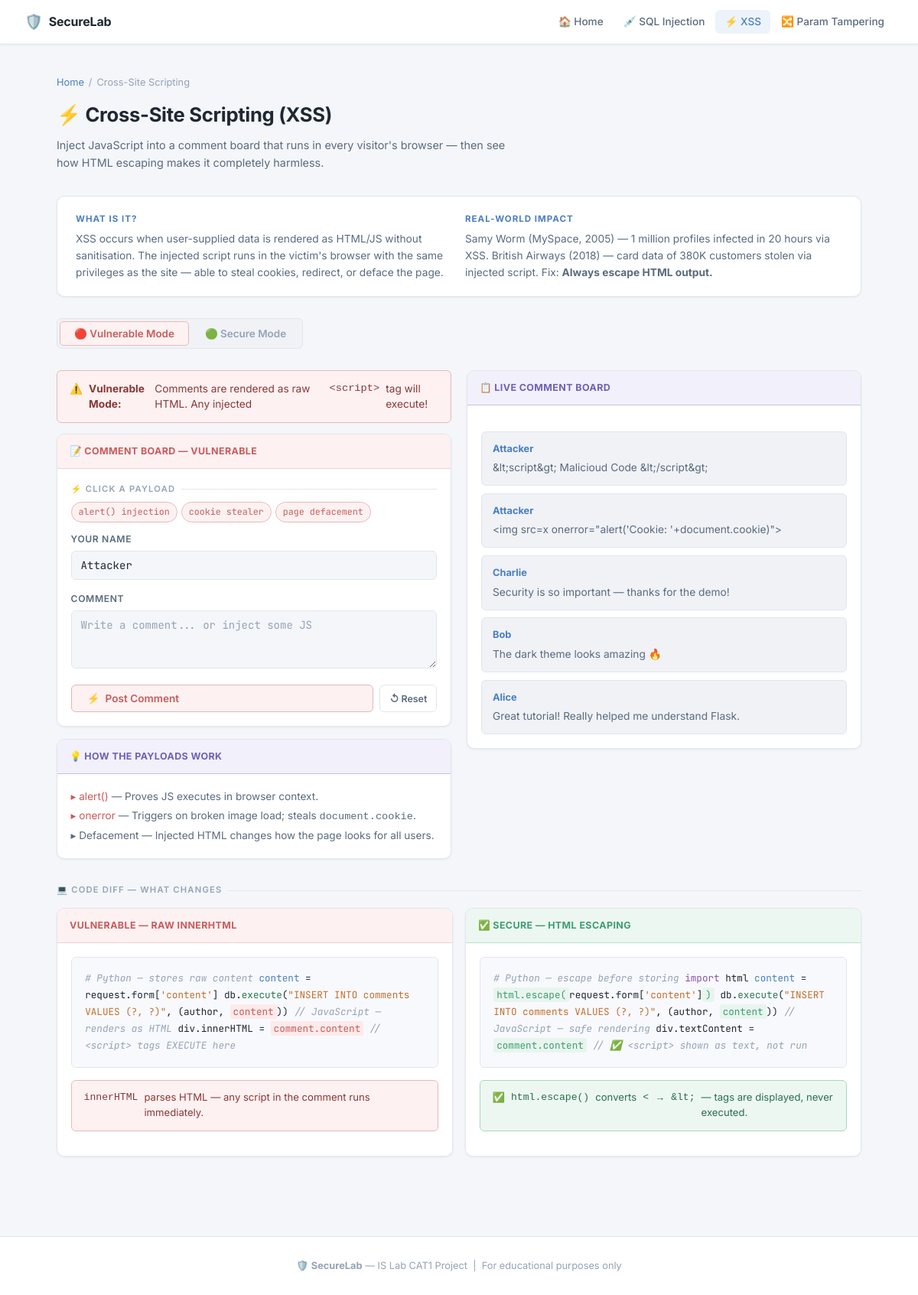
Screenshot of /xss with the database file from the repository.
### tables this page shows
CREATE TABLE comments (
            id        INTEGER PRIMARY KEY AUTOINCREMENT,
            author    TEXT NOT NULL,
            content   TEXT NOT NULL,
            timestamp TEXT NOT NULL DEFAULT (datetime('now','localtime'))
        );

### app.py (the view)
@app.route('/xss')
def xss():
    conn = get_db()
    comments = conn.execute(
        "SELECT * FROM comments ORDER BY id DESC"
    ).fetchall()
    conn.close()
    return render_template('xss.html', comments=comments)

### database.py (called while the page is built)
def get_db():
    conn = sqlite3.connect(DB_PATH)
    conn.row_factory = sqlite3.Row
    return conn

### templates/xss.html (shortened to what this page needs)
{% extends "base.html" %}
{% block content %}
<div class="page-header">
  <div class="breadcrumb">
    <a href="{{ url_for('index') }}">Home</a> / <span>Cross-Site Scripting</span>
  </div>
  <h1>⚡ Cross-Site Scripting (XSS)</h1>
  <p>Inject JavaScript into a comment board that runs in every visitor's browser —
     then see how HTML escaping makes it completely harmless.</p>
</div>
<div class="info-box">
  <div class="info-section">
    <h4>What is it?</h4>
    <p>XSS occurs when user-supplied data is rendered as HTML/JS without sanitisation.
    The injected script runs in the victim's browser with the same privileges as the site —
    able to steal cookies, redirect, or deface the page.</p>
  </div>
  <div class="info-section">
    <h4>Real-world impact</h4>
    <p>Samy Worm (MySpace, 2005) — 1 million profiles infected in 20 hours via XSS.
    British Airways (2018) — card data of 380K customers stolen via injected script.
    Fix: <strong>Always escape HTML output.</strong></p>
  </div>
</div>
<div class="mode-toggle" id="modeToggle">
  <button class="mode-btn active-vuln" id="btnVuln" onclick="setMode('vuln')">
    🔴 Vulnerable Mode
  </button>
  <button class="mode-btn" id="btnSecure" onclick="setMode('secure')">
    🟢 Secure Mode
  </button>
</div>
<div class="demo-layout">
  <div>
    <div class="alert alert-danger" id="vulnAlert">
      ⚠️ <strong>Vulnerable Mode:</strong> Comments are rendered as raw HTML.
      Any injected <code>&lt;script&gt;</code> tag will execute!
    </div>
    <div class="panel">
      <div class="panel-header vuln" id="formHeader">📝 Comment Board — Vulnerable</div>
      <div class="panel-body">
        <div id="payloadsSection">
          <p class="section-title" style="font-size:0.7rem; margin-bottom:0.5rem">⚡ Click a payload</p>
          <div class="payload-chips">
            <span class="chip" data-target="content"
              data-value="<script>alert('XSS! You have been hacked!')</script>">
              alert() injection
            </span>
            <span class="chip" data-target="content"
              data-value="<img src=x onerror=&quot;alert('Cookie: '+document.cookie)&quot;>">
              cookie stealer
            </span>
            <span class="chip" data-target="content"
              data-value="<b style='color:red;font-size:2rem'>Page Defaced! 😈</b>">
              page defacement
            </span>
          </div>
        </div>
        <form id="commentForm" onsubmit="submitComment(event)">
          <div class="form-group">
            <label for="author">Your Name</label>
            <input type="text" class="form-control" id="author" name="author"
                   placeholder="e.g. Alice" value="Attacker" />
          </div>
          <div class="form-group">
            <label for="content">Comment</label>
            <textarea class="form-control" id="content" name="content"
                      placeholder="Write a comment... or inject some JS "
                      rows="3"></textarea>
          </div>
          <div style="display:flex; gap:0.5rem">
            <button type="submit" class="btn btn-danger" id="submitBtn" style="flex:1">
              <span id="btnIcon">⚡</span>
              <span id="btnText">Post Comment</span>
            </button>
            <button type="button" class="btn btn-outline btn-sm" onclick="resetComments()">
              ↺ Reset
            </button>
          </div>
        </form>
      </div>
    </div>
    <div class="panel mt-2">
      <div class="panel-header output">💡 How the Payloads Work</div>
      <div class="panel-body" style="font-size:0.85rem; color:var(--text-secondary); line-height:1.8">
        <p><span class="text-red">▸ alert()</span> — Proves JS executes in browser context.</p>
        <p><span class="text-red">▸ onerror</span> — Triggers on broken image load; steals <code>document.cookie</code>.</p>
        <p><span class="text-yellow">▸ Defacement</span> — Injected HTML changes how the page looks for all users.</p>
      </div>
    </div>
  </div>
  <div>
    <div class="panel">
      <div class="panel-header output" id="boardHeader">📋 Live Comment Board</div>
      <div class="panel-body">
        <div class="comment-list" id="commentList">
          {% for c in comments %}
          <div class="comment-item">
            <div class="comment-author">{{ c['author'] }}</div>
            <div class="comment-text">{{ c['content'] }}</div>
          </div>
          {% endfor %}
        </div>
      </div>
    </div>
  </div>
</div>
<div class="diff-section">
  <p class="section-title">💻 Code Diff — What Changes</p>
  <div class="diff-grid">
    <div class="panel">
      <div class="panel-header vuln"> Vulnerable — Raw innerHTML</div>
      <div class="panel-body">
        <div class="code-block">
<span class="cm"># Python — stores raw content</span>
<span class="var">content</span> = request.form[<span class="str">'content'</span>]
db.<span class="fn">execute</span>(<span class="str">"INSERT INTO comments
  VALUES (?, ?)"</span>, (author, <span class="bad">content</span>))
<span class="cm">// JavaScript — renders as HTML</span>
div.innerHTML = <span class="bad">comment.content</span>
<span class="cm">//  &lt;script&gt; tags EXECUTE here</span>
        </div>
        <div class="alert alert-danger mt-2" style="font-size:0.82rem">
           <code>innerHTML</code> parses HTML — any script in the comment runs immediately.
        </div>
      </div>
    </div>
    <div class="panel">
      <div class="panel-header secure">✅ Secure — HTML Escaping</div>
      <div class="panel-body">
        <div class="code-block">
<span class="cm"># Python — escape before storing</span>
<span class="kw">import</span> html
<span class="var">content</span> = <span class="good">html.escape(</span>request.form[<span class="str">'content'</span>]<span class="good">)</span>
db.<span class="fn">execute</span>(<span class="str">"INSERT INTO comments
  VALUES (?, ?)"</span>, (author, <span class="good">content</span>))
<span class="cm">// JavaScript — safe rendering</span>
div.textContent = <span class="good">comment.content</span>
<span class="cm">// ✅ &lt;script&gt; shown as text, not run</span>
        </div>
        <div class="alert alert-success mt-2" style="font-size:0.82rem">
          ✅ <code>html.escape()</code> converts <code>&lt;</code> → <code>&amp;lt;</code> —
          tags are displayed, never executed.
        </div>
      </div>
    </div>
  </div>
</div>
{% endblock %}

### rows the page displays
comments: author "Attacker", content "&lt;script&gt; Malicioud Code &lt;/script&gt;"
comments: author "Attacker", content "<img src=x onerror=\"alert('Cookie: '+document.cookie)\">"
comments: author "Charlie", content "Security is so important — thanks for the demo!"
comments: author "Bob", content "The dark theme looks amazing 🔥"
comments: author "Alice", content "Great tutorial! Really helped me understand Flask."
